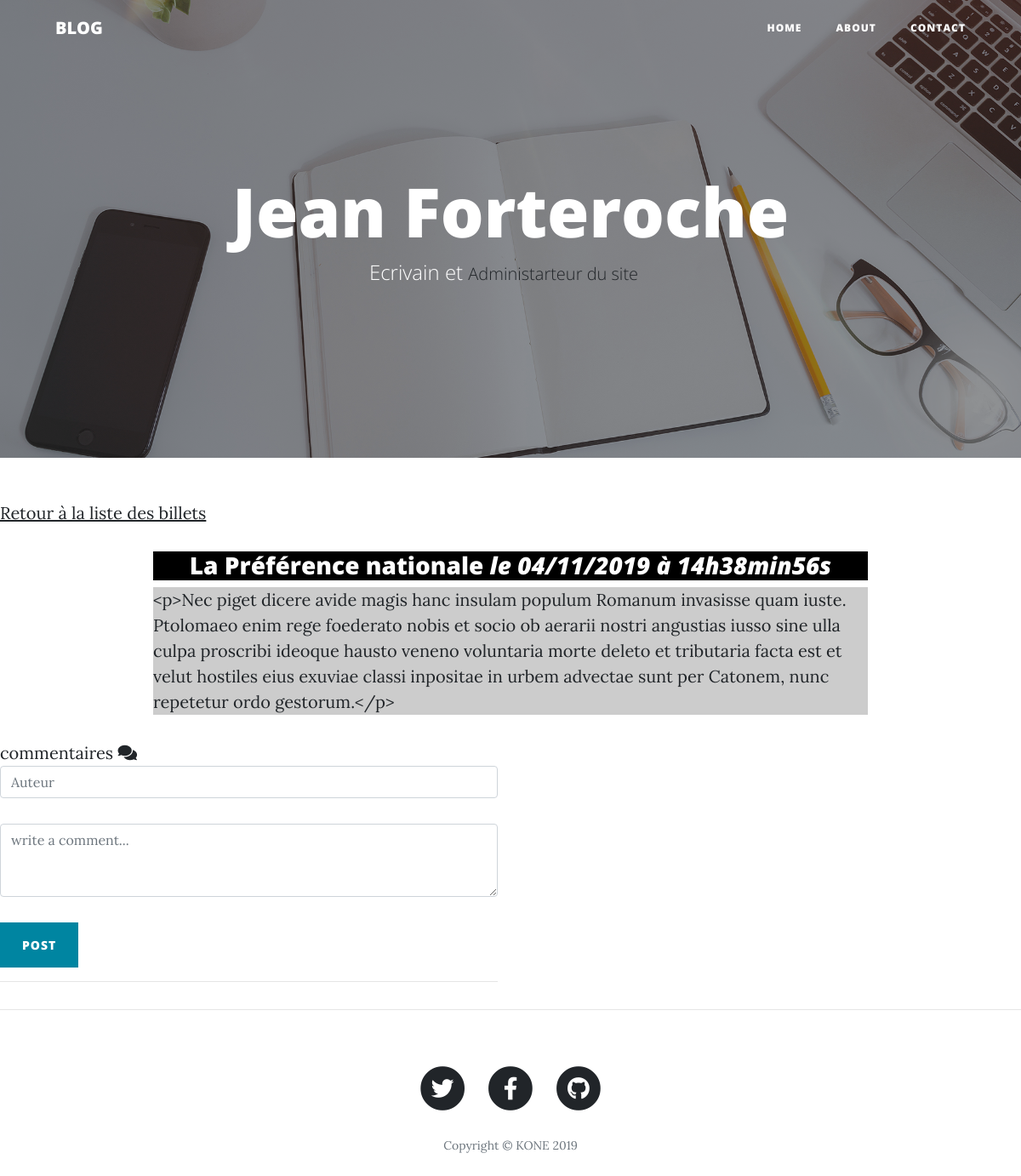
The page /index.php?action=post&id=64 on the database its author committed.
### tables this page shows
CREATE TABLE `posts` (
  `id` int(11) NOT NULL,
  `title` varchar(255) NOT NULL,
  `images` varchar(200) NOT NULL,
  `content` text NOT NULL,
  `creation_date` datetime NOT NULL
);

### controller/Frontend.php (called while the page is built, shortened)
<?php
class Frontend {
    public function post() {
        $postManager = new PostManager();
        $post = $postManager->getPost($_GET['id']);
        require ('view/frontend/postView.php');
    }
}

### model/PostManager.php (called while the page is built, shortened)
<?php
class PostManager extends BddManager {
    public function getPost($postId) {
        $db = $this->dbConnect();
        $req = $db->prepare('SELECT id, title,images, content, DATE_FORMAT(creation_date, \'%d/%m/%Y à %Hh%imin%ss\') AS creation_date_fr FROM posts WHERE id = ?');
        $req->execute(array($postId));
        $post = $req->fetch();
        return $post;
    }
}

### view/frontend/postView.php (the view, shortened to what this page needs)
<p><a href="index.php">Retour à la liste des billets</a></p>
<div class="news">
    <h3>
        <?= htmlspecialchars($post['title']) ?>
        <em>le <?= $post['creation_date_fr'] ?></em>
    </h3>
    <p>
        <?= nl2br(htmlspecialchars($post['content'])) ?>
    </p>
</div>
<div class="row bootstrap snippets">
    <div class="col-md-6 col-md-offset-2 col-sm-12">
        <div class="comment-wrapper">
            <div class="panel panel-info">
                <div class="panel-heading">
                    commentaires <i class="fa fa-comments" aria-hidden="true"></i>
                </div>
                <div class="panel-body">
                    <form action="index.php?action=addComment&amp;id=<?= $post['id'] ?>" method="post">
                        <input class="form-control" type="text" id="author" name="author" placeholder="Auteur"
                            rows="3" />
                        <br>
                        <textarea id="comment" name="comment" class="form-control" placeholder="write a comment..."
                            rows="3"></textarea>
                        <br>
                        <input type="submit" class="btn btn-primary " value="POST" />
                    </form>
                    <hr>
                </div>
            </div>
        </div>
    </div>
</div>
<?php require('/opt/lampp/htdocs/blog/view/template.php'); ?>

### public/css/style.css (style rules this page uses)
h1, h3 { text-align:center; }
h3 { background-color:black; color:white; font-size:0.9em; margin-bottom:0px; }
.news p { background-color:#CCCCCC; margin-top:0px; }
.news { width:70%; margin:auto; }
a { text-decoration: none; color: blue; }

### rows shown on the page
posts: title "La Préférence nationale", content "<p>Nec piget dicere avide magis hanc insulam populum Romanum invasisse quam iuste. Ptolomaeo enim rege foederato nobis et socio ob aerarii nostri angustias iusso sine ulla culpa proscribi ideoque hausto veneno voluntaria morte deleto et tributaria facta est et velut hostiles eius exuviae classi inpositae in urbem advectae sunt per Catonem, nunc repetetur ordo gestorum.</p>"

### other values the page prints
$post['creation_date_fr'] "04/11/2019 à 14h38min56s"
